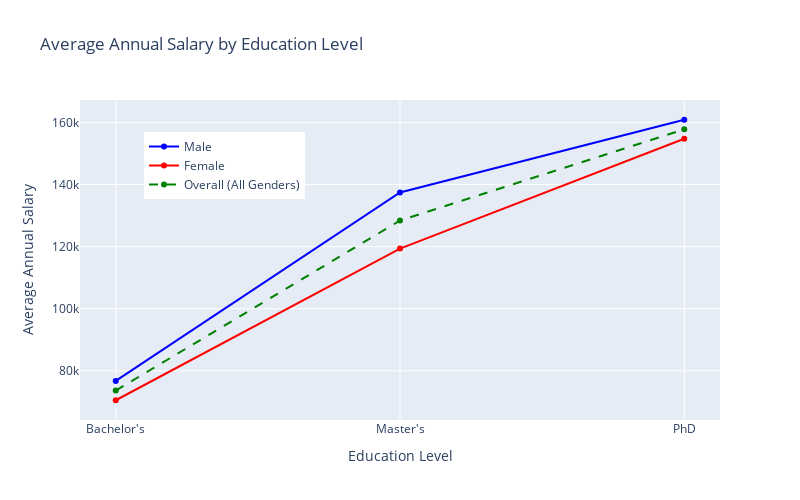

Notebook code for this chart:
### Code cell
import pandas as pd
import plotly.graph_objects as go

# Calculate the average 'Annual_Salary' for each 'Education_Level' category
average_salary_by_education = salary_data_df.groupby('Education_Level')['Annual_Salary'].mean().round(2)

# Calculate the average 'Annual_Salary' for each combination of 'Gender' and 'Education_Level'
average_salary_by_gender_education = salary_data_df.groupby(['Gender', 'Education_Level'])['Annual_Salary'].mean().round(2)

# Separate the data for Male and Female
male_data_df = salary_data_df[salary_data_df['Gender'] == 'Male']
female_data_df = salary_data_df[salary_data_df['Gender'] == 'Female']

# Create dynamic line graphs using plotly
fig = go.Figure()

# Plot the average salary by education level for Male employees
male_average_salary_by_education = male_data_df.groupby('Education_Level')['Annual_Salary'].mean().round(2)
fig.add_trace(go.Scatter(x=male_average_salary_by_education.index,
                         y=male_average_salary_by_education.values,
                         mode='lines+markers',
                         name='Male',
                         line=dict(color='blue')))

# Plot the average salary by education level for Female employees
female_average_salary_by_education = female_data_df.groupby('Education_Level')['Annual_Salary'].mean().round(2)
fig.add_trace(go.Scatter(x=female_average_salary_by_education.index,
                         y=female_average_salary_by_education.values,
                         mode='lines+markers',
                         name='Female',
                         line=dict(color='red')))

# Concatenate the data for 'Overall' (all genders) and plot
overall_average_salary_by_education = pd.concat([male_average_salary_by_education, female_average_salary_by_education])
overall_average_salary_by_education = overall_average_salary_by_education.groupby(level=0).mean().round(2)

fig.add_trace(go.Scatter(x=overall_average_salary_by_education.index,
                         y=overall_average_salary_by_education.values,
                         mode='lines+markers',
                         name='Overall (All Genders)',
                         line=dict(color='green', dash='dash')))  # Using 'dash' parameter to make it a dashed line

# Set the chart title and labels
fig.update_layout(title="Average Annual Salary by Education Level",
                  xaxis_title="Education Level",
                  yaxis_title="Average Annual Salary",
                  legend=dict(x=0.1, y=0.9),
                  width=800, height=500)

# Show the chart
fig.show()

### Figure 1 — Plotly figure (JSON) as saved in the notebook; plotly's stock layout.template omitted (floating-point values rounded to 4 significant figures)
{"data": [{"line": {"color": "blue"}, "mode": "lines+markers", "name": "Male", "type": "scatter", "x": ["Bachelor's", "Master's", "PhD"], "y": [76730.0, 137400.0, 160900.0]}, {"line": {"color": "red"}, "mode": "lines+markers", "name": "Female", "type": "scatter", "x": ["Bachelor's", "Master's", "PhD"], "y": [70520.0, 119375, 154700.0]}, {"line": {"color": "green", "dash": "dash"}, "mode": "lines+markers", "name": "Overall (All Genders)", "type": "scatter", "x": ["Bachelor's", "Master's", "PhD"], "y": [73630.0, 128400.0, 157800.0]}], "layout": {"height": 500, "legend": {"x": 0.1, "y": 0.9}, "title": {"text": "Average Annual Salary by Education Level"}, "width": 800, "xaxis": {"title": {"text": "Education Level"}}, "yaxis": {"title": {"text": "Average Annual Salary"}}}}
